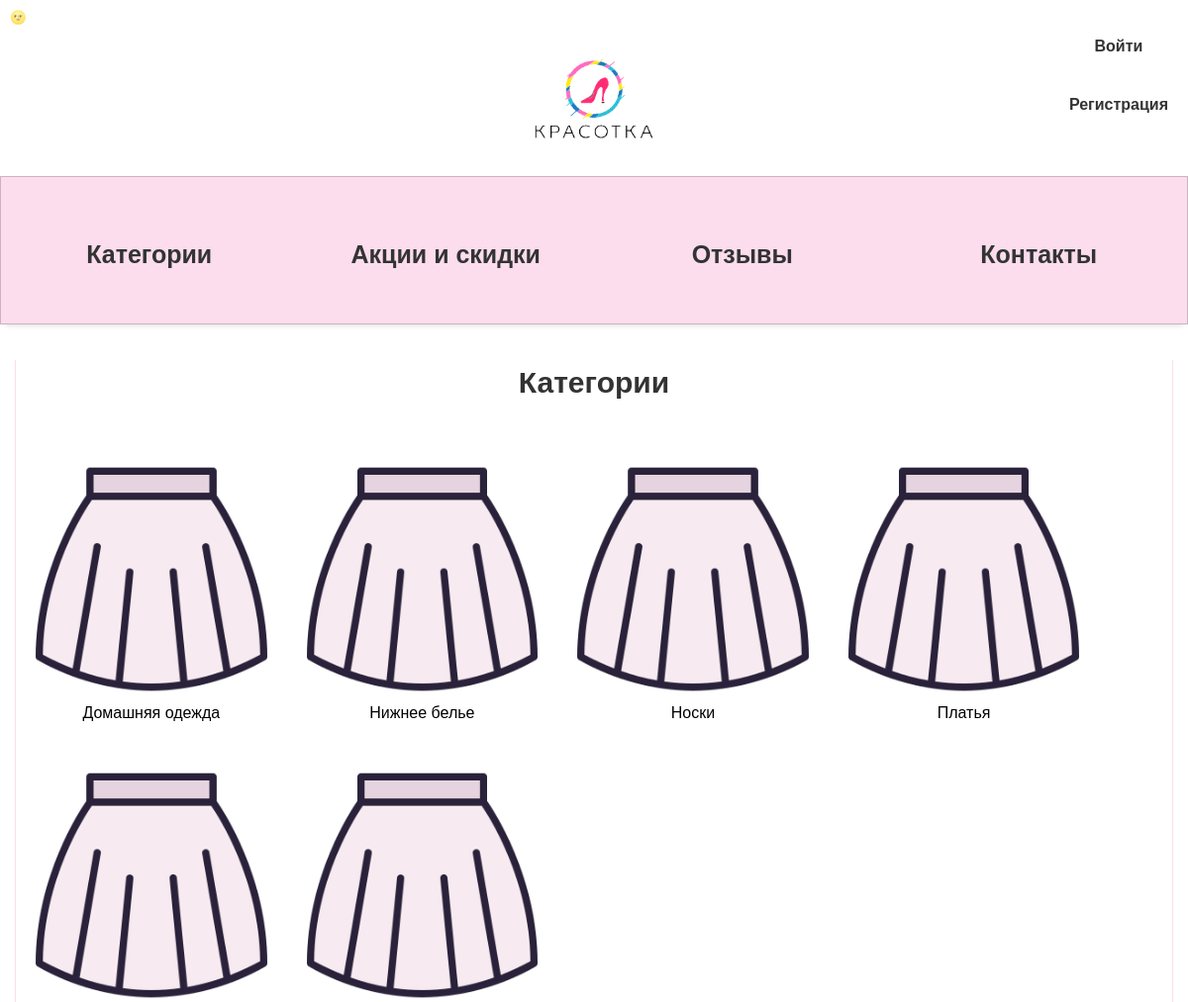
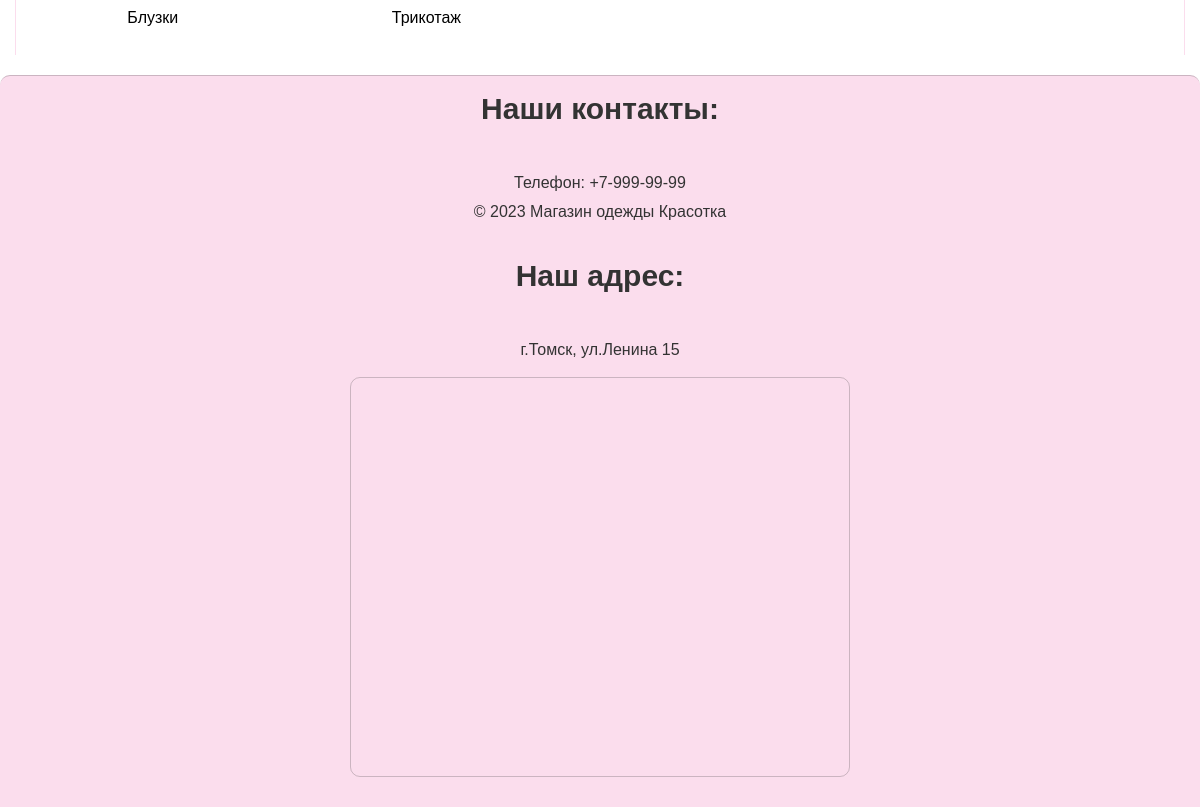
The page /category/ on the database its author committed (2 pictures, top to bottom).
### mainApp/models.py (models this page shows, shortened)
class Category(models.Model):
    name = models.CharField(max_length=100, verbose_name='Название категории')
    slug_name = models.CharField(max_length=100, default='slug_name', verbose_name='Слаг')
    class Meta:
        verbose_name = 'Категории'
        verbose_name_plural = 'Категории'

### mainApp/views.py (the view)
# urls.py: path('category/', Categorys.as_view(), name='category'),
class Categorys(ListView):
    model = Category
    template_name = 'category.html'
    context_object_name = 'categories'

### mainApp/templates/category.html
{% extends "base.html" %}
{% load static %}
{% block content %}
		<section class="cats_section">
			<h2 style="text-align:center;">Категории</h2>
			<ul>
				{% for cat in categories %}
					<li style="text-align:center; margin: 20px;" class="cat_list"><a href="http://127.0.0.1:8000/category/{{cat.slug_name}}/"><img src="{% static 'mainApp/img/юбка.png' %}" alt><br></a><p>{{cat.name}}</p></li>
				{% endfor %}
			</ul>
		</section>
{% endblock %}

### magaz/templates/base.html (shortened to what this page needs)
<!DOCTYPE html>
{% load static %}
<html lang="ru" class="light">
<head>
    <link rel="stylesheet" href="{% static 'mainApp/css/style.css' %}"/>
</head>
<body>
<header class="header">
    <div class="themes">
            <input type="button" class="theme-selector" value="&#x1F31D;">
    </div>
    <h1>
        <span class="sign_in_out">
        {% if user.is_authenticated %}
            <li class="last">
                <a href="http://127.0.0.1:8000/users/account/" class="user-link">
                    <b class="username">{{user.username}}</b>
                </a>
                <a href="http://127.0.0.1:8000/users/logout/" class="logout-link"><p>выйти</p></a>
            </li>
        {% else %}
            <li class="last">
                <a href="http://127.0.0.1:8000/users/login/" class="login-link"><p>Войти</p></a>
                <a href="http://127.0.0.1:8000/users/register/" class="register-link"><p>Регистрация</p></a>
            </li>
        {% endif %}
    </span>
        <span class="logo">
            <a href="http://127.0.0.1:8000">
                <img class="logo" src="{% static 'mainApp/img/logogo.png' %}" alt="logo">
            </a>
        </span>
    </h1>
    <nav class="header_nav">
        <ul>
            <li class="main_nav">
                <a class="nav_cat" href="http://127.0.0.1:8000/category/">Категории</a>
            </li>
            <li class="main_nav">
                <a class="nav_cat" href="http://127.0.0.1:8000/sale/">Акции и скидки</a>
            </li>
            <li class="main_nav">
                <a class="nav_cat" href="http://127.0.0.1:8000/reviews/">Отзывы</a>
            </li>
            <li class="main_nav">
                <a class="nav_cat" href="#bottom">Контакты</a>
            </li>
        </ul>
    </nav>
</header>
<main class="block_content">
    {% block content %}
    {% endblock %}
</main>
<footer>
    <h2>Наши контакты:</h2>
    <p>Телефон: +7-999-99-99</p>
    <p>© 2023 Магазин одежды Красотка</p>
    <br>
    <h2>Наш адрес:</h2>
    <p>г.Томск, ул.Ленина 15</p>
</footer>
<div class="iframe">
    <iframe src="https://yandex.ru/map-widget/v1/?um=constructor%3Acabe00bc532732b9281b46adffe3f626dcdd78c9b9a39b3fe4279d03a0b87442&amp;source=constructor"
            width="500" height="400" frameborder="0"></iframe>
</div>
</body>
</html>

### mainApp/static/mainApp/css/style.css (style rules this page uses)
* { box-sizing: border-box; margin: 0; padding: 0; transition: background-color 1s ease, color 1s ease; }
body, html { height: 100%; margin: 0; }
html { scroll-behavior: smooth; }
body { margin: 0; font-size: 1rem; font-weight: 400; line-height: 1.5; color: #292b2c; background-color: var(--color-bg); color: var(--color-text); font-family: 'Montserrat', 'Ubuntu', sans-serif; overflow-x: hidden; }
a { text-decoration: none; color: #333; }
header { text-align: center; background-color: white; box-shadow: 0 2px 4px rgba(0, 0, 0, 0.1); padding: 0; position: relative; top: 0; left: 0; right: 0; z-index: 1; border-bottom-left-radius: 10px; border-bottom-right-radius: 10px; margin-bottom: 3%; }
.logo { max-width: 10%; margin-bottom: 24px; }
.header_nav { color: #333; position: relative; height: 150px; background-color: rgb(251 221 237); border: 1px solid #3333333d; }
nav ul { padding-top: 30px; display: flex; list-style: none; align-items: center; flex-wrap: nowrap; flex-direction: row; justify-content: center }
.main_nav { margin: 30px; vertical-align: top; width: 20%; }
main { min-height: auto; max-width: 1170px; margin: auto; border-right: 1px solid rgb(251 221 237); border-left: 1px solid rgb(251 221 237); }
.nav_cat { font-weight: bold; transition: color 0.3s ease, text-shadow 0.3s ease, transform 0.3s ease; font-size: 25px; letter-spacing: 0; display: inline-block; }
h2 { font-size: 30px; margin-bottom: 40px; }
section h2 { color: #333; }
ul { display: flex; align-items: center; justify-content: flex-start;; flex-wrap: wrap; list-style: none; margin: 0; padding: 0; }
.cat_list { margin: 30px; vertical-align: top; width: 20%; transition: transform 0.3s ease-in-out; }
img { max-width: 100%; }
p { font-size: 16px; margin-bottom: 5px; }
footer { margin-top: 20px; padding: 10px; background-color: rgb(251 221 237); color: #333; text-align: center; bottom: 0; width: 100%; border-top-left-radius: 10px; border-top-right-radius: 10px; border-top: 1px solid #3333333d ; }
iframe { margin-bottom: 30px; border: 1px solid #3333333d; border-radius: 10px; }
.iframe { background-color: rgb(251 221 237); display: flex; justify-content: center; }
.sign_in_out { display: flex; flex-direction: row-reverse; font-size: 20px; height: 24px; }
.last { color: black; list-style-type: none; margin-right: 20px; }
.login-link, .register-link,logout-link { text-decoration: none; font-family: 'Arial', sans-serif; margin-right: 10px; transition: color 0.3s ease, text-shadow 0.3s ease, transform 0.3s ease; }
.theme-selector { display: block; cursor: pointer; padding: 10px; border: none; background-color: white; color: #333; border-radius: 5px; transition: background-color 0.3s ease, color 0.3s ease; }

### rows shown on the page
Category: name "Домашняя одежда"
Category: name "Нижнее белье"
Category: name "Носки"
Category: name "Платья"
Category: name "Блузки"
Category: name "Трикотаж"
